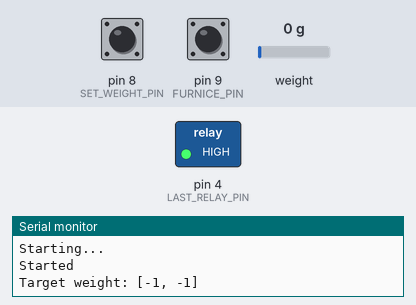
Bench run of a sketch on a simulated Arduino Uno, built with avr-gcc and run on an emulated ATmega328P. Shown: switched loads named in the sketch (green lamp = pin HIGH), the last lines printed to the serial monitor. Inputs (shaded band) come from the test bench; at power-on: pin 8 (SET_WEIGHT_PIN) HIGH, pin 9 (FURNICE_PIN) HIGH, weight on the scale 0 g. EEPROM starts erased.

Above: at 3.6 s.
3.7 s: pin 8 (SET_WEIGHT_PIN) pulled LOW for 0.15 s
5.3 s: pin 9 (FURNICE_PIN) pulled LOW for 0.15 s
At 8.8 s:
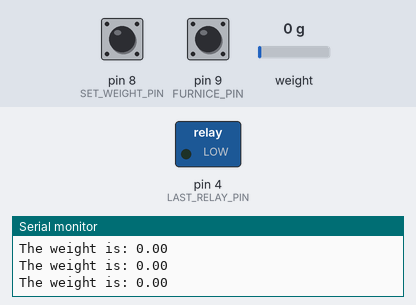
Timing chart, 0 to 10.3 s (numbered marks = the images above; inputs shaded):
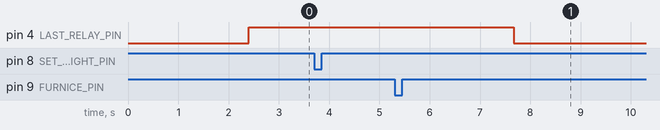

The sketch:

kettle.ino
```cpp
#include "ScorePuzzle.cpp"
#include "TriggerLock.cpp"
#include "Sensor.cpp"
#include "Puzzle.cpp"
#include "Mnemonic.cpp"

#define TARGET_WEIGHT_MIN_ADDRESS 0
#define TARGET_WEIGHT_MAX_ADDRESS 2
#define TARGET_WEIGHT_DISPERSION 5// разброс веса в процентах
#define STABILISING_TIME 2000 // время на стабилизацию весов (чем больше - тем точнее тарирование)
const float CALIBRATION_FACTOR = 696.0; // калибровочный фактор

#define DOUT 3
#define SCK 2

#define LAST_RELAY_PIN 4
#define FURNICE_PIN 9

#define SET_WEIGHT_PIN 8

#include <HX711_ADC.h>

//HX711 constructor (dout pin, sck pin)
HX711_ADC LoadCell(DOUT, SCK);
long t;

ScorePuzzle* weightPuzzle;
Puzzle* furnicePuzzle;
TriggerLock* lastLock;
Sensor* furnice;
Sensor* resetWeight;

Mnemonic minWeightStorage(TARGET_WEIGHT_MIN_ADDRESS);
Mnemonic maxWeightStorage(TARGET_WEIGHT_MAX_ADDRESS);

int minWeight = 0;
int maxWeight = 0;
float weight;

void setup() {
  Serial.begin(9600);
  Serial.println("Version 1.0.0");
  Serial.println("Starting...");

  LoadCell.begin();
  LoadCell.start(STABILISING_TIME);
  LoadCell.setCalFactor(CALIBRATION_FACTOR);

  weightPuzzle = new ScorePuzzle(10);
  lastLock = new TriggerLock(LAST_RELAY_PIN, isTheWeightPuzzleSolved);
  furnice = new Sensor(FURNICE_PIN, 100);
  furnice->onDrop(fireIsOn);
  furnicePuzzle = new Puzzle();

  resetWeight = new Sensor(SET_WEIGHT_PIN, 100);
  resetWeight->onRise(setTargetWeight);
  minWeight = minWeightStorage.recall();
  maxWeight = maxWeightStorage.recall();

  Serial.println("Started");
  reportTargetWeight();
}

void loop() {
  updateWeight();
  lastLock->check();
  furnice->check();
  resetWeight->check();
}

void updateWeight() {
  LoadCell.update();
  if (millis() > t + 250) {
    weight = LoadCell.getData();
    t = millis();
    checkWeight();
  }
}

void fireIsOn() {
  Serial.println("This girl is on fire!!!");
  furnicePuzzle->solve();
}

bool isTheWeightPuzzleSolved() {
  return weightPuzzle->isSolved();
}

void checkWeight() {
  if (!furnicePuzzle->isSolved() || isTheWeightPuzzleSolved())
    return;

  Serial.print("The weight is: ");
  Serial.println(weight);
  if (weight >= minWeight
      && weight <= maxWeight)
    weightPuzzle->hit();
  else
    weightPuzzle->fail();
}

void setTargetWeight() {
  Serial.print("The current weight is: ");
  Serial.println(weight);

  minWeight = weight - (weight * TARGET_WEIGHT_DISPERSION / 100);
  maxWeight = weight + (weight * TARGET_WEIGHT_DISPERSION / 100);

  minWeightStorage.memorize(minWeight);
  maxWeightStorage.memorize(maxWeight);

  reportTargetWeight();
}

void reportTargetWeight() {
  Serial.print("Target weight: [");
  Serial.print(minWeight);
  Serial.print(", ");
  Serial.print(maxWeight);
  Serial.println("]");
}
```

Mnemonic.cpp
```cpp
#ifndef MNEMONIC
#define MNEMONIC

#include <EEPROM.h>
#include <Arduino.h>

class Mnemonic {
  private:
    int _address;
    int _size;

    int _read(int addr, int size) {
      byte raw[2];
      for (byte i = 0; i < size; i++) raw[i] = EEPROM.read(addr + i);
      int &num = (int&)raw;
      return num;
    }
    void _write(int addr, int size, int num) {
      byte raw[size];
      (int&)raw = num;
      for (byte i = 0; i < size; i++)
        EEPROM.write(addr + i, raw[i]);
    }

  public:
    Mnemonic(int address) {
      _address = address;
      _size = 2;
    }

    int recall(){
      return _read(_address, _size);
    }

    void memorize(int value){
      _write(_address, _size, value);
    }
};
#endif
```

Puzzle.cpp
```cpp
#ifndef PUZZLE
#define PUZZLE

#include <Arduino.h>

class Puzzle {
  private:
    bool _isSolved = false;

  public:
    Puzzle() {
    }

    bool isSolved(){
      return _isSolved;
    }

    void solve(){
      _isSolved = true;
    }
};
#endif
```

ScorePuzzle.cpp
```cpp
#ifndef SCORE_PUZZLE
#define SCORE_PUZZLE

#include <Arduino.h>

class ScorePuzzle {
  private:
    bool _isSolved = false;
    int _targetHits = 0;
    int _hits = 0;

  public:
    ScorePuzzle(int targetHits) {
      _targetHits = targetHits;
    }

    bool isSolved() {
      return _isSolved;
    }

    void hit() {
      _hits++;
      if (_hits >= _targetHits)
        _isSolved = true;
    }
    void fail(){
      _hits = 0;
    }
};
#endif
```

Sensor.cpp
```cpp
#ifndef SENSOR
#define SENSOR

#include <Arduino.h>

class Sensor {
  private:
    int _state;
    long _stateTimestamp;
    long _debounceTime;
    int _pin;

    void (*_onDrop)(int);
    void (*_onRise)(int);
    void (*_onChange)(int);

    void _act() {
      if (_state == LOW) {
        _drop();
      } else {
          _rise();
      }
      _change();
    }

    void _drop() {
      if (_onDrop != 0L) {
        _onDrop(_pin);
      }
    }

    void _rise() {
      if (_onRise != 0L) {
        _onRise(_pin);
      }
    }

    void _change() {
      if (_onChange != 0L) {
        _onChange(_pin);
      }
    }

    void _updateState() {
      _state = digitalRead(_pin);
      _stateTimestamp = millis();
    }

    bool _stateChanged() {
      return digitalRead(_pin) != _state;
    }
    bool _debounced() {
      return millis() > _stateTimestamp + _debounceTime;
    }

  public:
    Sensor(int pin, long debounceTime) {
      _pin = pin;
      _state = HIGH;
      _stateTimestamp = 0;
      _debounceTime = debounceTime;

      _onDrop = 0L;
      _onRise = 0L;
      _onChange = 0L;

      pinMode(pin, INPUT_PULLUP);
    }

    void check() {
      if (_stateChanged()
          && _debounced()) {
        _updateState();
        _act();
      }
    }

    void onDrop(void (*callback)(int)) {
      _onDrop = callback;
    }
    void onRise(void (*callback)(int)) {
      _onRise = callback;
    }
    void onChange(void (*callback)(int)) {
      _onChange = callback;
    }

    bool isActive(){
      return _state == LOW;
    }
};
#endif
```

TriggerLock.cpp
```cpp
#ifndef TRIGGER_LOCK
#define TRIGGER_LOCK

#include <Arduino.h>

class TriggerLock {
  private:
    bool _isOpen = false;
    bool (*_check)();
    int _pin;

    _setState(bool newState) {
      if (newState != _isOpen) {
        _open();
      }
    }
    void _open() {
      _isOpen = true;
      digitalWrite(_pin, LOW);
    }
    void _close() {
      _isOpen = false;
      digitalWrite(_pin, HIGH);
    }

  public:
    TriggerLock(int pin, bool (*check)()) {
      _check = check;
      _pin = pin;
      pinMode(_pin, OUTPUT);
      _close();
    }

    void check() {
      bool newState = _check();
      _setState(newState);
    }
};
#endif
```

Measured:
- after the input at 5.3 s, pin 4 (LAST_RELAY_PIN): HIGH → LOW after 2.4 s
